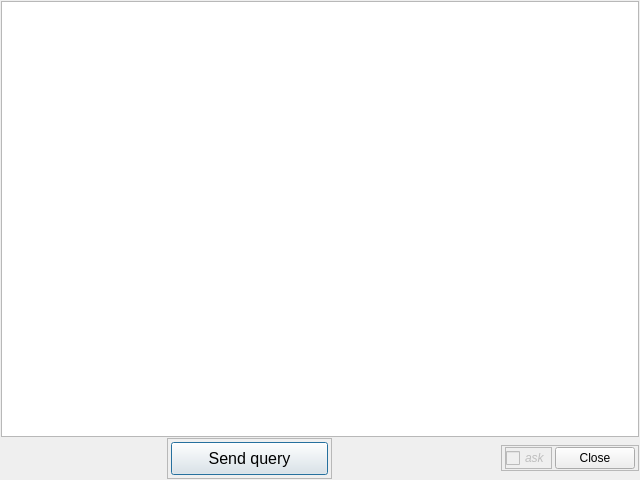
<?xml version="1.0" encoding="UTF-8"?>
<ui version="4.0">
 <class>Custom_Query</class>
 <widget class="QDialog" name="Custom_Query">
  <property name="geometry">
   <rect>
    <x>0</x>
    <y>0</y>
    <width>640</width>
    <height>480</height>
   </rect>
  </property>
  <property name="windowTitle">
   <string>Send custom query</string>
  </property>
  <property name="styleSheet">
   <string notr="true"/>
  </property>
  <layout class="QVBoxLayout" name="verticalLayout">
   <property name="spacing">
    <number>1</number>
   </property>
   <property name="leftMargin">
    <number>1</number>
   </property>
   <property name="topMargin">
    <number>1</number>
   </property>
   <property name="rightMargin">
    <number>1</number>
   </property>
   <property name="bottomMargin">
    <number>1</number>
   </property>
   <item>
    <widget class="QPlainTextEdit" name="plainTextEdit"/>
   </item>
   <item>
    <layout class="QHBoxLayout" name="buttonsLayout">
     <property name="spacing">
      <number>3</number>
     </property>
     <item>
      <spacer name="horizontalSpacer_2">
       <property name="orientation">
        <enum>Qt::Horizontal</enum>
       </property>
       <property name="sizeHint" stdset="0">
        <size>
         <width>40</width>
         <height>20</height>
        </size>
       </property>
      </spacer>
     </item>
     <item>
      <widget class="QFrame" name="okFrame">
       <property name="sizePolicy">
        <sizepolicy hsizetype="Expanding" vsizetype="Preferred">
         <horstretch>0</horstretch>
         <verstretch>0</verstretch>
        </sizepolicy>
       </property>
       <property name="frameShape">
        <enum>QFrame::StyledPanel</enum>
       </property>
       <property name="frameShadow">
        <enum>QFrame::Sunken</enum>
       </property>
       <layout class="QHBoxLayout" name="horizontalLayout">
        <property name="spacing">
         <number>1</number>
        </property>
        <property name="leftMargin">
         <number>3</number>
        </property>
        <property name="topMargin">
         <number>3</number>
        </property>
        <property name="rightMargin">
         <number>3</number>
        </property>
        <property name="bottomMargin">
         <number>3</number>
        </property>
        <item>
         <widget class="QPushButton" name="Ok_button">
          <property name="sizePolicy">
           <sizepolicy hsizetype="Expanding" vsizetype="Fixed">
            <horstretch>0</horstretch>
            <verstretch>0</verstretch>
           </sizepolicy>
          </property>
          <property name="minimumSize">
           <size>
            <width>0</width>
            <height>33</height>
           </size>
          </property>
          <property name="maximumSize">
           <size>
            <width>1500</width>
            <height>3000</height>
           </size>
          </property>
          <property name="font">
           <font>
            <pointsize>12</pointsize>
           </font>
          </property>
          <property name="styleSheet">
           <string notr="true"/>
          </property>
          <property name="text">
           <string>Send query</string>
          </property>
          <property name="default">
           <bool>false</bool>
          </property>
          <property name="flat">
           <bool>false</bool>
          </property>
         </widget>
        </item>
       </layout>
      </widget>
     </item>
     <item>
      <spacer name="horizontalSpacer">
       <property name="orientation">
        <enum>Qt::Horizontal</enum>
       </property>
       <property name="sizeHint" stdset="0">
        <size>
         <width>40</width>
         <height>20</height>
        </size>
       </property>
      </spacer>
     </item>
     <item>
      <layout class="QHBoxLayout" name="horizontalLayout_2">
       <property name="spacing">
        <number>0</number>
       </property>
       <property name="leftMargin">
        <number>0</number>
       </property>
       <property name="topMargin">
        <number>0</number>
       </property>
       <item>
        <widget class="QFrame" name="buttonBoxFrame">
         <property name="sizePolicy">
          <sizepolicy hsizetype="Fixed" vsizetype="Fixed">
           <horstretch>0</horstretch>
           <verstretch>0</verstretch>
          </sizepolicy>
         </property>
         <property name="frameShape">
          <enum>QFrame::StyledPanel</enum>
         </property>
         <property name="frameShadow">
          <enum>QFrame::Raised</enum>
         </property>
         <layout class="QHBoxLayout" name="buttonBoxLayout">
          <property name="spacing">
           <number>3</number>
          </property>
          <property name="sizeConstraint">
           <enum>QLayout::SetDefaultConstraint</enum>
          </property>
          <property name="leftMargin">
           <number>3</number>
          </property>
          <property name="topMargin">
           <number>1</number>
          </property>
          <property name="rightMargin">
           <number>3</number>
          </property>
          <property name="bottomMargin">
           <number>1</number>
          </property>
          <item>
           <widget class="QFrame" name="closeMsgFrame">
            <property name="sizePolicy">
             <sizepolicy hsizetype="Fixed" vsizetype="Fixed">
              <horstretch>0</horstretch>
              <verstretch>0</verstretch>
             </sizepolicy>
            </property>
            <property name="frameShape">
             <enum>QFrame::StyledPanel</enum>
            </property>
            <property name="frameShadow">
             <enum>QFrame::Sunken</enum>
            </property>
            <layout class="QVBoxLayout" name="closeMsgLayout">
             <property name="spacing">
              <number>0</number>
             </property>
             <property name="leftMargin">
              <number>0</number>
             </property>
             <property name="topMargin">
              <number>0</number>
             </property>
             <property name="rightMargin">
              <number>0</number>
             </property>
             <property name="bottomMargin">
              <number>0</number>
             </property>
             <item>
              <widget class="QCheckBox" name="closeCheckBox">
               <property name="enabled">
                <bool>false</bool>
               </property>
               <property name="font">
                <font>
                 <italic>true</italic>
                 <underline>false</underline>
                </font>
               </property>
               <property name="text">
                <string>ask</string>
               </property>
               <property name="checked">
                <bool>false</bool>
               </property>
              </widget>
             </item>
            </layout>
           </widget>
          </item>
          <item>
           <widget class="QPushButton" name="Cancel_button">
            <property name="maximumSize">
             <size>
              <width>89</width>
              <height>16777215</height>
             </size>
            </property>
            <property name="text">
             <string>Close</string>
            </property>
            <property name="autoDefault">
             <bool>false</bool>
            </property>
            <property name="default">
             <bool>false</bool>
            </property>
            <property name="flat">
             <bool>false</bool>
            </property>
           </widget>
          </item>
         </layout>
        </widget>
       </item>
      </layout>
     </item>
    </layout>
   </item>
  </layout>
 </widget>
 <resources/>
 <connections/>
</ui>
